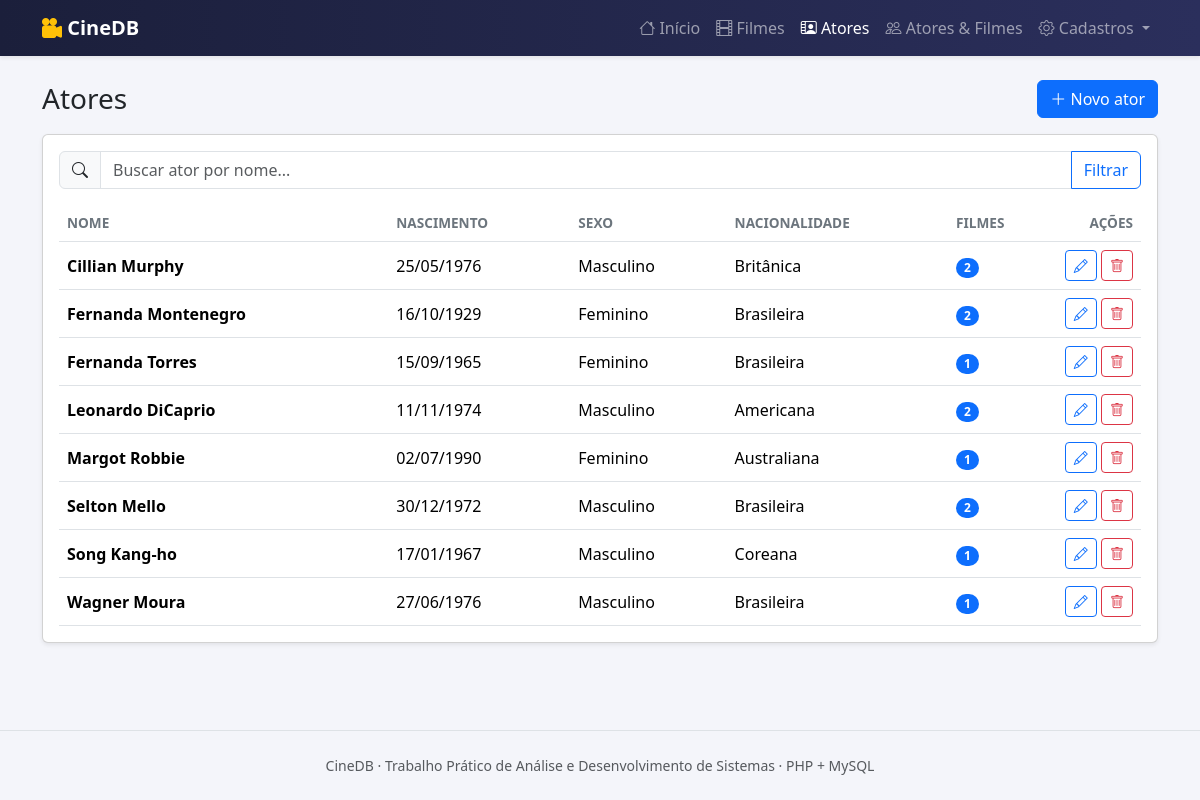
Screenshot of /atores.php with the database file from the repository.
### tables this page shows
CREATE TABLE ator (
    id               INT UNSIGNED NOT NULL AUTO_INCREMENT,
    nome             VARCHAR(60)  NOT NULL,
    sobrenome        VARCHAR(80)  NOT NULL,
    data_nascimento  DATE         NOT NULL,
    sexo             ENUM('M','F','O') NOT NULL,
    nacionalidade_id INT UNSIGNED NOT NULL,
    PRIMARY KEY (id),
    KEY idx_ator_nome (nome, sobrenome),
    CONSTRAINT fk_ator_nacionalidade
        FOREIGN KEY (nacionalidade_id) REFERENCES nacionalidade (id)
        ON UPDATE CASCADE ON DELETE RESTRICT
);

CREATE TABLE nacionalidade (
    id   INT UNSIGNED NOT NULL AUTO_INCREMENT,
    nome VARCHAR(60)  NOT NULL,
    PRIMARY KEY (id),
    UNIQUE KEY uk_nacionalidade_nome (nome)
);

### atores.php (called while the page is built, shortened)
<?php
$busca = trim($_GET['busca'] ?? '');
$atores = Ator::listar($busca);
$menu = 'atores';
require __DIR__ . '/views/layout/header.php';
require __DIR__ . '/views/atores/lista.php';
require __DIR__ . '/views/layout/footer.php';

### app/helpers.php (called while the page is built, shortened)
<?php
function e($valor): string
{
    return htmlspecialchars((string) $valor, ENT_QUOTES, 'UTF-8');
}
function dataBr(?string $data): string
{
    $d = DateTime::createFromFormat('Y-m-d', $data);
    return $d ? $d->format('d/m/Y') : $data;
}
function rotuloSexo(string $sexo): string
{
    return ['M' => 'Masculino', 'F' => 'Feminino', 'O' => 'Outro'][$sexo] ?? $sexo;
}

### config/config.php (called while the page is built)
<?php
return [
    'db_host'    => 'localhost',
    'db_usuario' => 'root',
    'db_senha'   => '',
    'db_nome'    => 'cinedb',
    'db_porta'   => 3306,
];

### app/Database.php (called while the page is built, shortened)
<?php
class Database
{
    private static ?mysqli $conexao = null;
    public static function conexao(): mysqli
    {
        if (self::$conexao === null) {
            $cfg = require __DIR__ . '/../config/config.php';
            self::$conexao = new mysqli(
                $cfg['db_host'],
                $cfg['db_usuario'],
                $cfg['db_senha'],
                $cfg['db_nome'],
                $cfg['db_porta']
            );
            self::$conexao->set_charset('utf8mb4');
        }
        return self::$conexao;
    }
}

### app/models/Ator.php (called while the page is built, shortened)
<?php
class Ator
{
    public static function listar(string $busca = ''): array
    {
        $sql = "SELECT a.id, a.nome, a.sobrenome, a.data_nascimento, a.sexo,
                       n.nome AS nacionalidade,
                       (SELECT COUNT(*) FROM filme_ator fa WHERE fa.ator_id = a.id) AS total_filmes
                FROM ator a
                INNER JOIN nacionalidade n ON n.id = a.nacionalidade_id
                WHERE CONCAT(a.nome, ' ', a.sobrenome) LIKE ?
                ORDER BY a.nome, a.sobrenome";
        $stmt = Database::conexao()->prepare($sql);
        $filtro = '%' . $busca . '%';
        $stmt->bind_param('s', $filtro);
        $stmt->execute();
        return $stmt->get_result()->fetch_all(MYSQLI_ASSOC);
    }
}

### views/atores/lista.php (the view, shortened to what this page needs)
<div class="d-flex justify-content-between align-items-center mb-3">
    <h1 class="h3 mb-0">Atores</h1>
    <a href="ator_form.php" class="btn btn-primary"><i class="bi bi-plus-lg"></i> Novo ator</a>
</div>
<div class="card shadow-sm">
    <div class="card-body">
        <form method="get" class="mb-3">
            <div class="input-group">
                <span class="input-group-text"><i class="bi bi-search"></i></span>
                <input type="search" name="busca" class="form-control" placeholder="Buscar ator por nome..." value="<?= e($busca) ?>">
                <button class="btn btn-outline-primary">Filtrar</button>
            </div>
        </form>
        <div class="table-responsive">
            <table class="table table-hover mb-0">
                <thead>
                    <tr>
                        <th>Nome</th><th>Nascimento</th><th>Sexo</th><th>Nacionalidade</th><th>Filmes</th><th class="text-end">Ações</th>
                    </tr>
                </thead>
                <tbody>
                <?php foreach ($atores as $a): ?>
                    <tr>
                        <td class="fw-semibold"><?= e($a['nome'] . ' ' . $a['sobrenome']) ?></td>
                        <td><?= e(dataBr($a['data_nascimento'])) ?></td>
                        <td><?= e(rotuloSexo($a['sexo'])) ?></td>
                        <td><?= e($a['nacionalidade']) ?></td>
                        <td>
                            <a href="elenco.php?ator=<?= urlencode($a['nome'] . ' ' . $a['sobrenome']) ?>" class="badge rounded-pill text-bg-primary text-decoration-none">
                                <?= e($a['total_filmes']) ?>
                            </a>
                        </td>
                        <td class="acoes text-end">
                            <a href="ator_form.php?id=<?= e($a['id']) ?>" class="btn btn-sm btn-outline-primary" title="Editar"><i class="bi bi-pencil"></i></a>
                            <?php $idExcluir = $a['id']; $nomeExcluir = $a['nome'] . ' ' . $a['sobrenome']; require __DIR__ . '/../botao_excluir.php'; ?>
                        </td>
                    </tr>
                <?php endforeach; ?>
                </tbody>
            </table>
        </div>
    </div>
</div>

### views/layout/header.php (shortened to what this page needs)
<?php
$menu = $menu ?? '';
$itensMenu = [
    'inicio'         => ['index.php', 'Início', 'bi-house'],
    'filmes'         => ['filmes.php', 'Filmes', 'bi-film'],
    'atores'         => ['atores.php', 'Atores', 'bi-person-video2'],
    'elenco'         => ['elenco.php', 'Atores & Filmes', 'bi-people'],
];
$itensCadastros = [
    'nacionalidades' => ['nacionalidades.php', 'Nacionalidades', 'bi-flag'],
    'categorias'     => ['categorias.php', 'Categorias', 'bi-tags'],
    'idiomas'        => ['idiomas.php', 'Idiomas', 'bi-translate'],
];
$cadastroAtivo = array_key_exists($menu, $itensCadastros);
?>
<!DOCTYPE html>
<html lang="pt-BR">
<head>
    <link href="assets/vendor/bootstrap/bootstrap.min.css" rel="stylesheet">
    <link href="assets/vendor/bootstrap-icons/bootstrap-icons.min.css" rel="stylesheet">
    <link href="assets/css/style.css" rel="stylesheet">
</head>
<body>
<nav class="navbar navbar-expand-lg navbar-dark bg-cine shadow-sm">
    <div class="container">
        <a class="navbar-brand fw-bold" href="index.php"><i class="bi bi-camera-reels-fill text-warning"></i> CineDB</a>
        <div class="collapse navbar-collapse" id="menu">
            <ul class="navbar-nav ms-auto">
                <?php foreach ($itensMenu as $chave => [$url, $rotulo, $icone]): ?>
                    <li class="nav-item">
                        <a class="nav-link<?= $menu === $chave ? ' active' : '' ?>" href="<?= $url ?>">
                            <i class="bi <?= $icone ?>"></i> <?= $rotulo ?>
                        </a>
                    </li>
                <?php endforeach; ?>
                <li class="nav-item dropdown">
                    <a class="nav-link dropdown-toggle<?= $cadastroAtivo ? ' active' : '' ?>" href="#" role="button" data-bs-toggle="dropdown">
                        <i class="bi bi-gear"></i> Cadastros
                    </a>
                </li>
            </ul>
        </div>
    </div>
</nav>
<main class="container py-4">

### views/botao_excluir.php (shortened to what this page needs)
<button type="button" class="btn btn-sm btn-outline-danger" title="Excluir"
        data-bs-toggle="modal" data-bs-target="#modalExcluir"
        data-id="<?= e($idExcluir) ?>" data-nome="<?= e($nomeExcluir) ?>">
    <i class="bi bi-trash"></i>
</button>

### views/layout/footer.php (shortened to what this page needs)
</main>
<footer class="text-center text-muted small py-4 border-top">
    CineDB · Trabalho Prático de Análise e Desenvolvimento de Sistemas · PHP + MySQL
</footer>
</body>
</html>

### assets/css/style.css (style rules this page uses)
:root { --cine: #1b1f3b; --cine-2: #2b2f5c; }
body { background: #f4f5fa; min-height: 100vh; display: flex; flex-direction: column; }
main { flex: 1; }
.bg-cine { background: linear-gradient(90deg, var(--cine), var(--cine-2)); }
.table thead th { white-space: nowrap; font-size: .85rem; text-transform: uppercase; color: #6c757d; }
.table td { vertical-align: middle; }
.acoes { white-space: nowrap; width: 1%; }

### rows the page displays
ator: nome+sobrenome "Cillian Murphy", data_nascimento "25/05/1976", sexo "Masculino", nacionalidade.nome "Britânica", total_filmes "2"
ator: nome+sobrenome "Fernanda Montenegro", data_nascimento "16/10/1929", sexo "Feminino", nacionalidade.nome "Brasileira", total_filmes "2"
ator: nome+sobrenome "Fernanda Torres", data_nascimento "15/09/1965", sexo "Feminino", nacionalidade.nome "Brasileira", total_filmes "1"
ator: nome+sobrenome "Leonardo DiCaprio", data_nascimento "11/11/1974", sexo "Masculino", nacionalidade.nome "Americana", total_filmes "2"
ator: nome+sobrenome "Margot Robbie", data_nascimento "02/07/1990", sexo "Feminino", nacionalidade.nome "Australiana", total_filmes "1"
ator: nome+sobrenome "Selton Mello", data_nascimento "30/12/1972", sexo "Masculino", nacionalidade.nome "Brasileira", total_filmes "2"
ator: nome+sobrenome "Song Kang-ho", data_nascimento "17/01/1967", sexo "Masculino", nacionalidade.nome "Coreana", total_filmes "1"
ator: nome+sobrenome "Wagner Moura", data_nascimento "27/06/1976", sexo "Masculino", nacionalidade.nome "Brasileira", total_filmes "1"

### other values shown
$rotulo "Início"
$rotulo "Filmes"
$rotulo "Atores"
$rotulo "Atores & Filmes"
